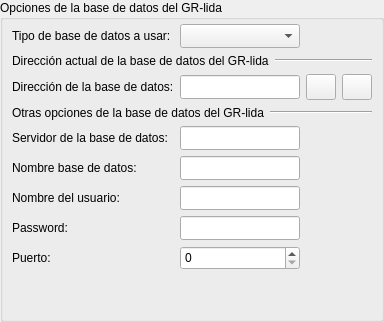
     <widget class="QWidget" name="page_5">
      <layout class="QVBoxLayout" name="verticalLayout_4">
       <property name="margin">
        <number>0</number>
       </property>
       <item>
        <widget class="QGroupBox" name="groupBox_4">
         <property name="title">
          <string>Opciones de la base de datos del GR-lida</string>
         </property>
         <layout class="QGridLayout" name="gridLayout_4">
          <property name="topMargin">
           <number>4</number>
          </property>
          <item row="0" column="0">
           <widget class="QLabel" name="lb_Opt_16">
            <property name="sizePolicy">
             <sizepolicy hsizetype="Fixed" vsizetype="Fixed">
              <horstretch>0</horstretch>
              <verstretch>0</verstretch>
             </sizepolicy>
            </property>
            <property name="minimumSize">
             <size>
              <width>150</width>
              <height>0</height>
             </size>
            </property>
            <property name="text">
             <string>Tipo de base de datos a usar:</string>
            </property>
           </widget>
          </item>
          <item row="0" column="1">
           <widget class="QComboBox" name="cbxMotorDataBase">
            <property name="minimumSize">
             <size>
              <width>120</width>
              <height>24</height>
             </size>
            </property>
            <property name="currentIndex">
             <number>-1</number>
            </property>
           </widget>
          </item>
          <item row="1" column="0" colspan="4">
           <layout class="QHBoxLayout" name="horizontalLayout_7" stretch="0,1">
            <item>
             <widget class="QLabel" name="lb_Opt_17">
              <property name="text">
               <string>Dirección actual de la base de datos del GR-lida</string>
              </property>
             </widget>
            </item>
            <item>
             <widget class="Line" name="line">
              <property name="orientation">
               <enum>Qt::Horizontal</enum>
              </property>
             </widget>
            </item>
           </layout>
          </item>
          <item row="2" column="0">
           <widget class="QLabel" name="lb_Opt_18">
            <property name="sizePolicy">
             <sizepolicy hsizetype="Fixed" vsizetype="Fixed">
              <horstretch>0</horstretch>
              <verstretch>0</verstretch>
             </sizepolicy>
            </property>
            <property name="minimumSize">
             <size>
              <width>150</width>
              <height>0</height>
             </size>
            </property>
            <property name="text">
             <string>Dirección de la base de datos:</string>
            </property>
           </widget>
          </item>
          <item row="2" column="1">
           <widget class="QLineEdit" name="txtDirBD">
            <property name="enabled">
             <bool>true</bool>
            </property>
            <property name="minimumSize">
             <size>
              <width>0</width>
              <height>24</height>
             </size>
            </property>
           </widget>
          </item>
          <item row="2" column="2">
           <widget class="QPushButton" name="btnDirDB">
            <property name="enabled">
             <bool>true</bool>
            </property>
            <property name="minimumSize">
             <size>
              <width>30</width>
              <height>26</height>
             </size>
            </property>
            <property name="maximumSize">
             <size>
              <width>30</width>
              <height>26</height>
             </size>
            </property>
            <property name="icon">
             <iconset resource="../res/gr-lida.qrc">
              <normaloff>:/img16/carpeta_1.png</normaloff>:/img16/carpeta_1.png</iconset>
            </property>
           </widget>
          </item>
          <item row="2" column="3">
           <widget class="QPushButton" name="btnDirDB_clear">
            <property name="enabled">
             <bool>true</bool>
            </property>
            <property name="minimumSize">
             <size>
              <width>30</width>
              <height>26</height>
             </size>
            </property>
            <property name="maximumSize">
             <size>
              <width>30</width>
              <height>26</height>
             </size>
            </property>
            <property name="icon">
             <iconset resource="../res/gr-lida.qrc">
              <normaloff>:/img16/limpiar.png</normaloff>:/img16/limpiar.png</iconset>
            </property>
           </widget>
          </item>
          <item row="3" column="0" colspan="4">
           <layout class="QHBoxLayout" name="horizontalLayout_6" stretch="0,1">
            <item>
             <widget class="QLabel" name="lb_Opt_19">
              <property name="text">
               <string>Otras opciones de la base de datos del GR-lida</string>
              </property>
             </widget>
            </item>
            <item>
             <widget class="Line" name="line_2">
              <property name="orientation">
               <enum>Qt::Horizontal</enum>
              </property>
             </widget>
            </item>
           </layout>
          </item>
          <item row="4" column="0">
           <widget class="QLabel" name="lb_Opt_20">
            <property name="sizePolicy">
             <sizepolicy hsizetype="Fixed" vsizetype="Fixed">
              <horstretch>0</horstretch>
              <verstretch>0</verstretch>
             </sizepolicy>
            </property>
            <property name="minimumSize">
             <size>
              <width>150</width>
              <height>0</height>
             </size>
            </property>
            <property name="text">
             <string>Servidor de la base de datos:</string>
            </property>
           </widget>
          </item>
          <item row="4" column="1">
           <widget class="QLineEdit" name="txt_dbserver">
            <property name="minimumSize">
             <size>
              <width>0</width>
              <height>24</height>
             </size>
            </property>
           </widget>
          </item>
          <item row="5" column="0">
           <widget class="QLabel" name="lb_Opt_21">
            <property name="sizePolicy">
             <sizepolicy hsizetype="Fixed" vsizetype="Fixed">
              <horstretch>0</horstretch>
              <verstretch>0</verstretch>
             </sizepolicy>
            </property>
            <property name="minimumSize">
             <size>
              <width>150</width>
              <height>0</height>
             </size>
            </property>
            <property name="text">
             <string>Nombre base de datos:</string>
            </property>
           </widget>
          </item>
          <item row="5" column="1">
           <widget class="QLineEdit" name="txt_dbname">
            <property name="minimumSize">
             <size>
              <width>0</width>
              <height>24</height>
             </size>
            </property>
           </widget>
          </item>
          <item row="6" column="0">
           <widget class="QLabel" name="lb_Opt_22">
            <property name="sizePolicy">
             <sizepolicy hsizetype="Fixed" vsizetype="Fixed">
              <horstretch>0</horstretch>
              <verstretch>0</verstretch>
             </sizepolicy>
            </property>
            <property name="minimumSize">
             <size>
              <width>150</width>
              <height>0</height>
             </size>
            </property>
            <property name="text">
             <string>Nombre del usuario:</string>
            </property>
           </widget>
          </item>
          <item row="6" column="1">
           <widget class="QLineEdit" name="txt_dbusername">
            <property name="minimumSize">
             <size>
              <width>0</width>
              <height>24</height>
             </size>
            </property>
           </widget>
          </item>
          <item row="7" column="0">
           <widget class="QLabel" name="lb_Opt_23">
            <property name="sizePolicy">
             <sizepolicy hsizetype="Fixed" vsizetype="Fixed">
              <horstretch>0</horstretch>
              <verstretch>0</verstretch>
             </sizepolicy>
            </property>
            <property name="minimumSize">
             <size>
              <width>150</width>
              <height>0</height>
             </size>
            </property>
            <property name="text">
             <string>Password:</string>
            </property>
           </widget>
          </item>
          <item row="7" column="1">
           <widget class="QLineEdit" name="txt_dbpassword">
            <property name="minimumSize">
             <size>
              <width>0</width>
              <height>24</height>
             </size>
            </property>
            <property name="echoMode">
             <enum>QLineEdit::Password</enum>
            </property>
           </widget>
          </item>
          <item row="8" column="0">
           <widget class="QLabel" name="lb_Opt_24">
            <property name="sizePolicy">
             <sizepolicy hsizetype="Fixed" vsizetype="Fixed">
              <horstretch>0</horstretch>
              <verstretch>0</verstretch>
             </sizepolicy>
            </property>
            <property name="minimumSize">
             <size>
              <width>150</width>
              <height>0</height>
             </size>
            </property>
            <property name="text">
             <string>Puerto:</string>
            </property>
           </widget>
          </item>
          <item row="9" column="1">
           <spacer name="verticalSpacer_12">
            <property name="orientation">
             <enum>Qt::Vertical</enum>
            </property>
            <property name="sizeHint" stdset="0">
             <size>
              <width>20</width>
              <height>40</height>
             </size>
            </property>
           </spacer>
          </item>
          <item row="8" column="1">
           <widget class="QSpinBox" name="sbx_dbport">
            <property name="minimumSize">
             <size>
              <width>0</width>
              <height>24</height>
             </size>
            </property>
            <property name="maximum">
             <number>65535</number>
            </property>
           </widget>
          </item>
         </layout>
        </widget>
       </item>
      </layout>
     </widget>
